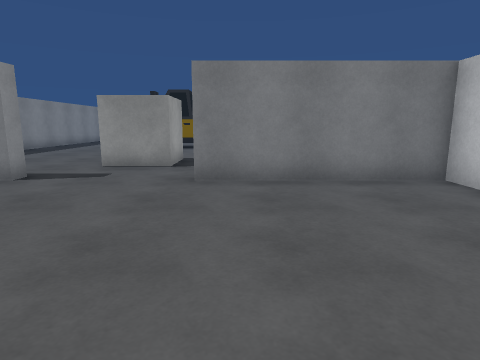
View 1 (above)

19 first-person views from a walk through a Unity game level. The camera is 1.2 m above the floor, tilts 10° down and sees 75° across. The floor is counted in squares, 1 m on a side. Each view is taken from the middle of a square. On the plan, view 1 faces up. The plan holds only what a view shows up to about 13 squares ahead; the rest is blank. Some surface patterns are stand-ins.

View 2
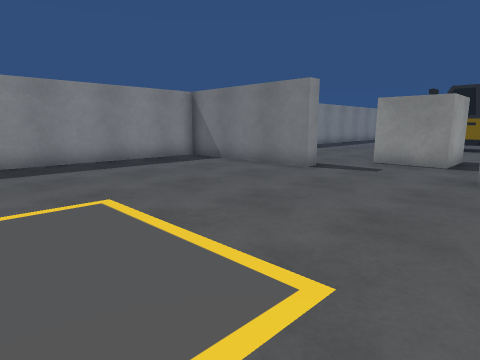

View 3
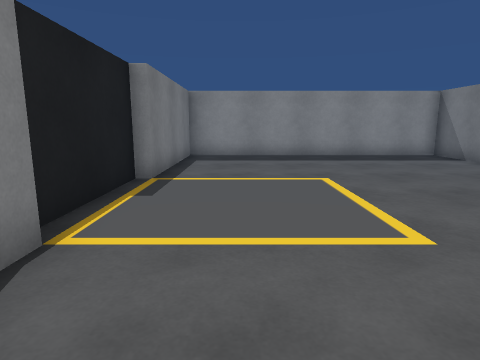

View 4
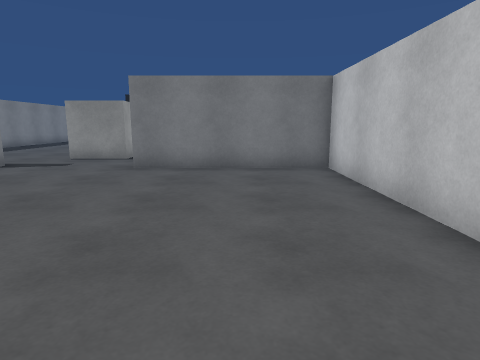

View 5
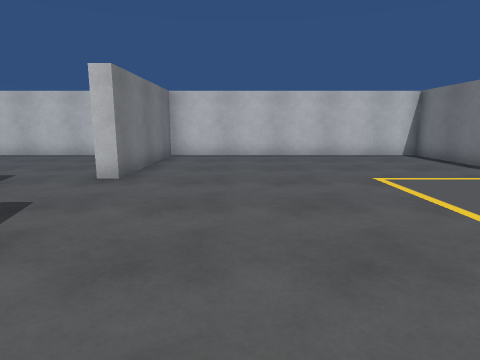

View 6
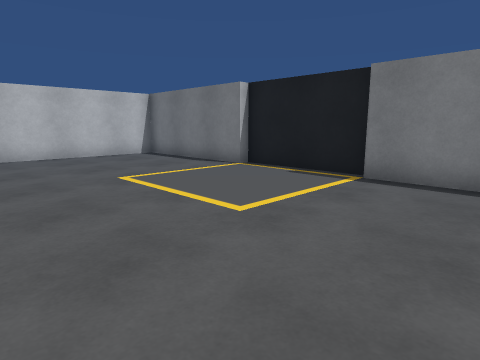

View 7
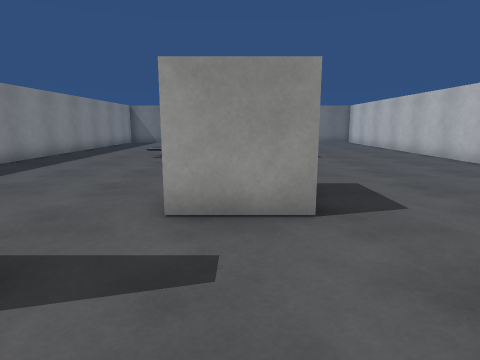

View 8
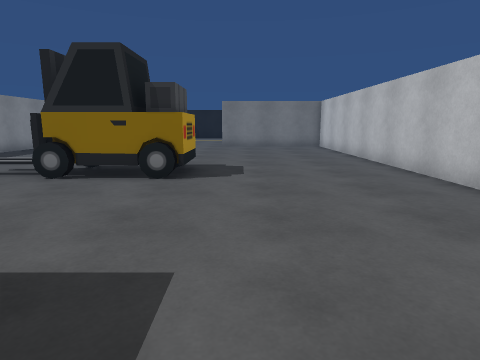

View 9
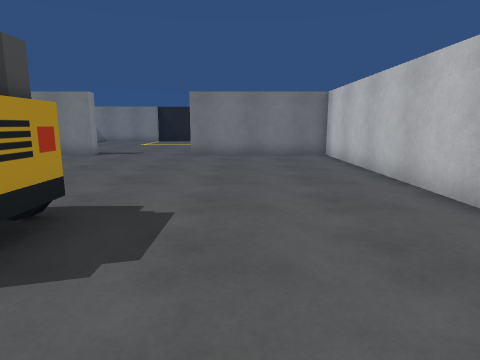

View 10
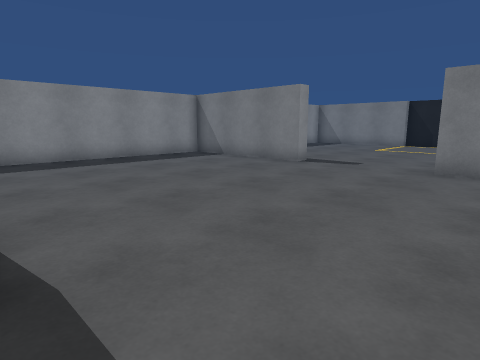

View 11
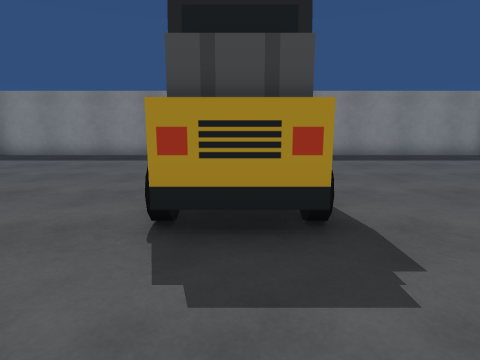

View 12
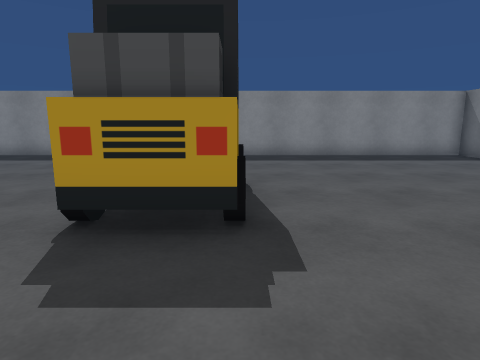

View 13
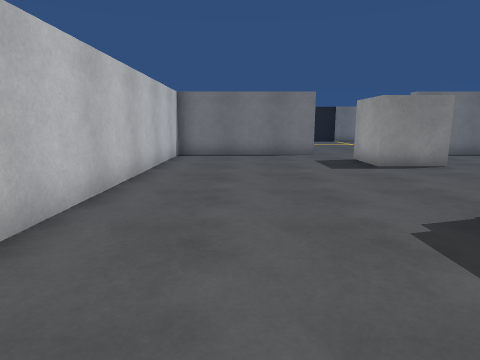

View 14
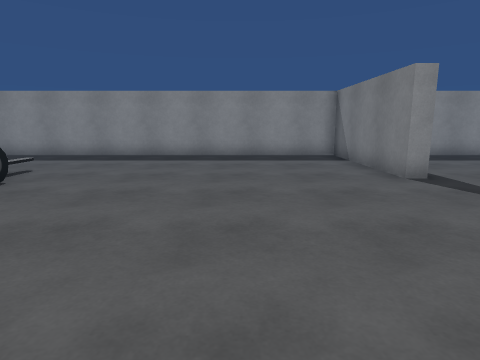

View 15
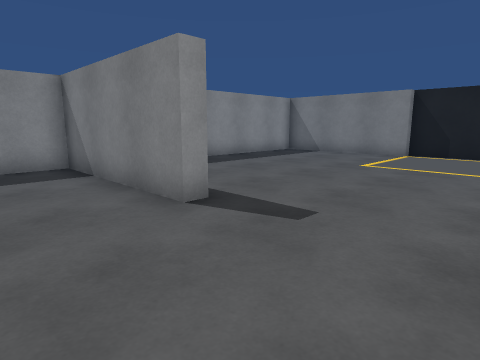

View 16
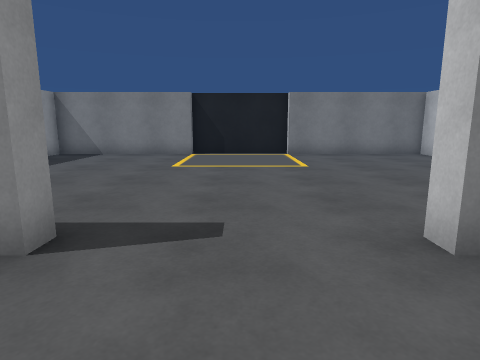

View 17
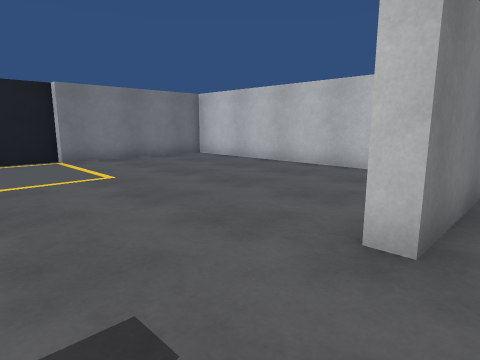

View 18
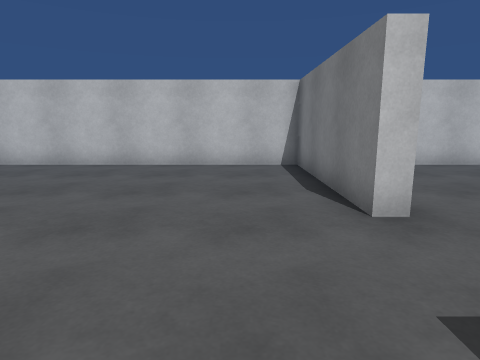

View 19
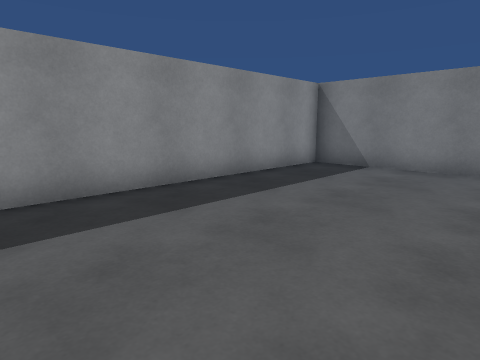

### Floor plan
Points are (right, up) in squares from view 1. A wall is a line through its corners. A room is listed if a view was taken in it or the views show most of it. See-through windows are left out.
Room 1 (views 1, 2, 3, 4, 5, 6, 7)
walls: (-5, 7.4) (-5, 6.8) (-10.5, 6.8) (-10.5, -3) (-5, -3) (-5, -3.4) (-1, -3.4) (-1, -3) (4.5, -3) (4.5, 6.8) (-1, 6.8) (-1, 7.3)
ways out: opening at (-3, 7) to room 2
Room 2 (views 8, 9, 10, 11, 12, 13, 14, 15, 16, 17)
walls: (-1, 7.3) (4.5, 7.3) (4.5, 26.8) (-1, 26.8) (-1, 27.2); (-7.8, 7.3) (-6.5, 7.3); (-5, 27.4) (-5, 26.8) (-10.5, 26.8) (-10.5, 7.5)
ways out: opening at (-3, 7) to room 1; opening at (-3, 27) to room 3
objects: other object (-5, 16) to (-4, 18); other object (-4, 9) to (-2, 11); other object (-2, 16) to (-1, 18)
Room 3 (views 18, 19)
walls: (-1, 27.2) (4.5, 27.2) (4.5, 37) (-1, 37); (-4.9, 37) (-10.5, 37) (-10.5, 28.6); (-0.9, 37.4) (-5, 37.4)
ways out: opening at (-3, 27) to room 2

Positions as (right, up) in squares from view 1, and headings:
1: (0, 0), facing up
2: (0, -1), facing up-left
3: (2, -1), facing left
4: (2, -2), facing up
5: (-8, 4), facing right
6: (-8, 4), facing down-right
7: (-3, 5), facing up
8: (0, 9), facing up
9: (1, 14), facing up
10: (1, 18), facing up-left
11: (2, 17), facing left
12: (2, 18), facing left
13: (2, 20), facing down
14: (2, 23), facing left
15: (-1, 24), facing up-left
16: (-3, 24), facing up
17: (-4, 26), facing up-right
18: (-5, 29), facing right
19: (-5, 28), facing up-left
